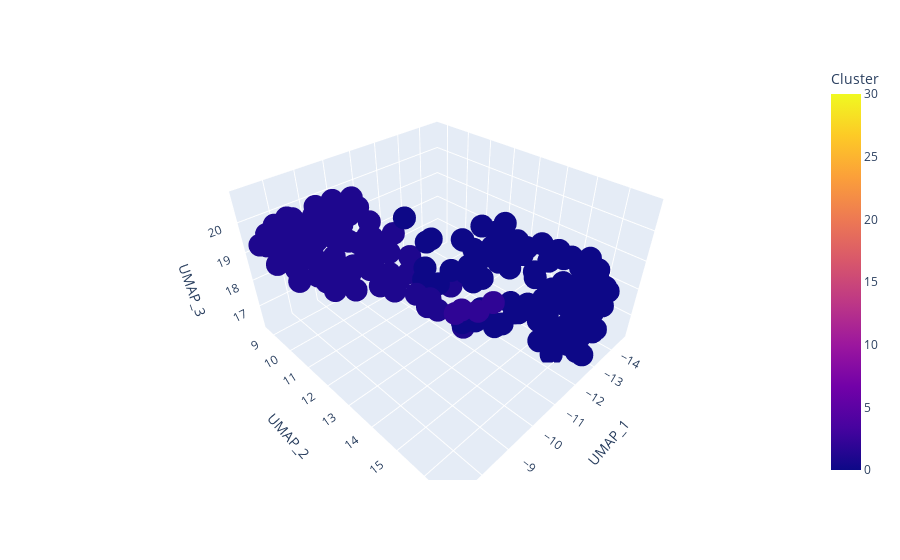

Write notebook code for a chart like this one.
### Code cell
df = umap_coordinates_and_clusters
fig = px.scatter_3d(df, x='UMAP_1', y='UMAP_2', z='UMAP_3',
              color='Cluster', range_color = [0, 30])
fig.show()

### Figure 1 — Plotly figure (JSON) as saved in the notebook; plotly's stock layout.template omitted (floating-point values rounded to 4 significant figures; data arrays with more than 128 entries replaced by an {"elided": "..."} marker saying what was removed)
{"data": [{"hovertemplate": "UMAP_1=%{x}<br>UMAP_2=%{y}<br>UMAP_3=%{z}<br>Cluster=%{marker.color}<extra></extra>", "legendgroup": "", "marker": {"color": {"elided": "179 int values"}, "coloraxis": "coloraxis", "symbol": "circle"}, "mode": "markers", "name": "", "scene": "scene", "showlegend": false, "type": "scatter3d", "x": {"elided": "179 float values"}, "y": {"elided": "179 float values"}, "z": {"elided": "179 float values"}}], "layout": {"autosize": true, "coloraxis": {"cmax": 30, "cmin": 0, "colorbar": {"title": {"text": "Cluster"}}, "colorscale": [[0, "#0d0887"], [0.1111, "#46039f"], [0.2222, "#7201a8"], [0.3333, "#9c179e"], [0.4444, "#bd3786"], [0.5556, "#d8576b"], [0.6667, "#ed7953"], [0.7778, "#fb9f3a"], [0.8889, "#fdca26"], [1, "#f0f921"]]}, "legend": {"tracegroupgap": 0}, "margin": {"t": 60}, "scene": {"aspectmode": "auto", "aspectratio": {"x": 1.147, "y": 1.234, "z": 0.7066}, "domain": {"x": [0, 1], "y": [0, 1]}, "xaxis": {"title": {"text": "UMAP_1"}, "type": "linear"}, "yaxis": {"title": {"text": "UMAP_2"}, "type": "linear"}, "zaxis": {"title": {"text": "UMAP_3"}, "type": "linear"}}}}
